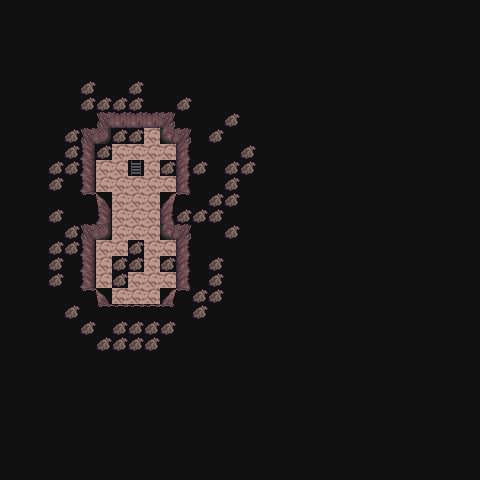

A 2D game scene composited from a Tiled map and its tileset images. What follows is a short description and the map's XML, with each tile layer's data collapsed to a summary:
An orthogonal 30x30 tile map with 16x16 px tiles, 10 tile layers (other, Dirt, Grass, LedgesRight, ...), 1 hidden layer not drawn, 6 tilesets and 3 objects (bot spawn, door, bot).

<map version="1.0" orientation="orthogonal" width="30" height="30" tilewidth="16" tileheight="16">
 <properties>
  <property name="dayMonster" value="" />
  <property name="nightMonster" value="" />
  <property name="type" value="" />
  <property name="waterMonster" value="" />
  <property name="wildProbability" value="" />
 </properties>
 <tileset firstgid="1" source="../../../tileset/terra.tsx" />
 <tileset firstgid="1025" source="../../../tileset/wood.tsx" />
 <tileset firstgid="2049" source="../../../tileset/rename.tsx" />
 <tileset firstgid="3073" source="../../../tileset/building-small.tsx" />
 <tileset firstgid="4097" source="../../../tileset/animation.tsx" />
 <tileset firstgid="5121" source="../../../tileset/invisible.tsx" />
 <layer name="Walkable" width="30" height="30" visible="0">
  <data>[900 cells, 900 non-empty, 1 distinct tile ids]</data>
 </layer>
 <layer name="other" width="30" height="30">
  <data>[900 cells, 1 non-empty, 1 distinct tile ids]</data>
 </layer>
 <layer name="Dirt" width="30" height="30">
  <data>[900 cells, 0 non-empty, 0 distinct tile ids]</data>
 </layer>
 <layer name="Grass" width="30" height="30">
  <data>[900 cells, 35 non-empty, 1 distinct tile ids]</data>
 </layer>
 <layer name="LedgesRight" width="30" height="30">
  <data>[900 cells, 0 non-empty, 0 distinct tile ids]</data>
 </layer>
 <layer name="LedgesLeft" width="30" height="30">
  <data>[900 cells, 0 non-empty, 0 distinct tile ids]</data>
 </layer>
 <layer name="LedgesBottom" width="30" height="30">
  <data>[900 cells, 0 non-empty, 0 distinct tile ids]</data>
 </layer>
 <layer name="Water" width="30" height="30">
  <data>[900 cells, 0 non-empty, 0 distinct tile ids]</data>
 </layer>
 <layer name="other" width="30" height="30">
  <data>[900 cells, 0 non-empty, 0 distinct tile ids]</data>
 </layer>
 <layer name="Collisions" width="30" height="30">
  <data>[900 cells, 95 non-empty, 13 distinct tile ids]</data>
 </layer>
 <layer name="WalkBehind" width="30" height="30">
  <data>[900 cells, 900 non-empty, 1 distinct tile ids]</data>
 </layer>
 <objectgroup name="Moving" width="30" height="30">
  <object name="bot spawn" type="bot spawn" gid="5122" x="224" y="400" />
  <object name="door" type="door" gid="5123" x="128" y="176">
   <properties>
    <property name="map" value="3.14b" />
    <property name="x" value="8" />
    <property name="y" value="10" />
   </properties>
  </object>
 </objectgroup>
 <objectgroup name="Object" width="30" height="30">
  <object name="bot" type="bot" gid="5123" x="112" y="224">
   <properties>
    <property name="file" value="../../bots-fights.xml" />
    <property name="id" value="7095" />
    <property name="lookAt" value="right" />
    <property name="skin" value="miner" />
   </properties>
  </object>
 </objectgroup>
</map>
